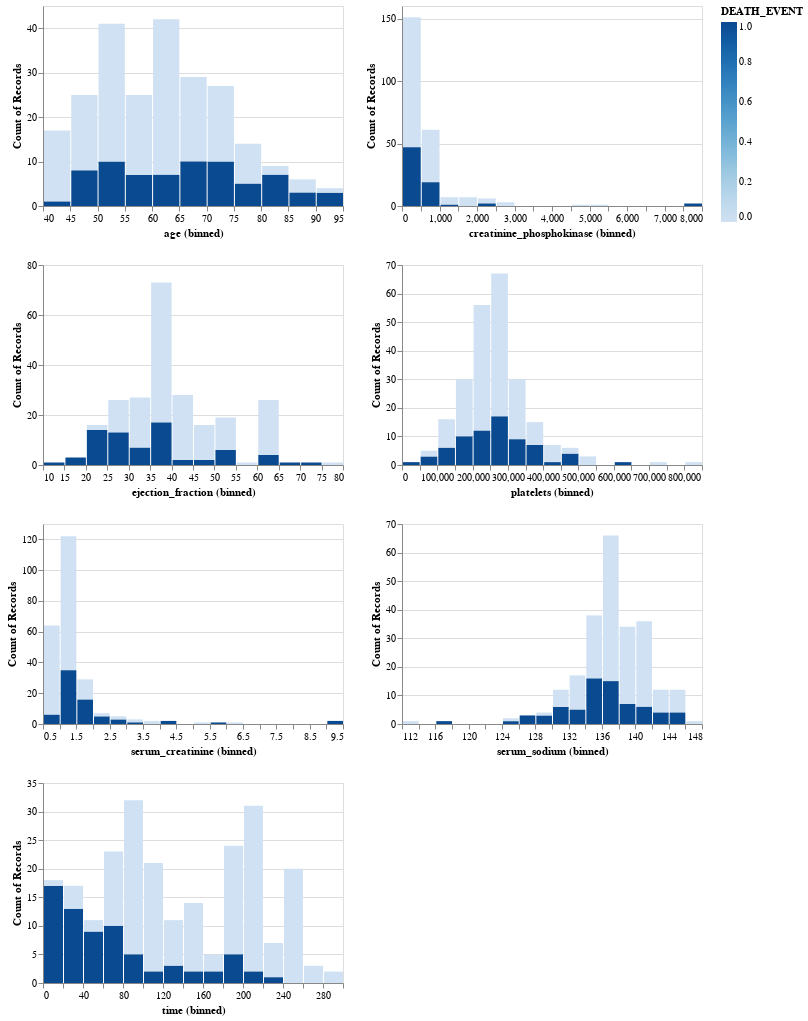

Notebook source saved alongside this figure:
### Code cell
numeric_cols=['age','creatinine_phosphokinase','ejection_fraction','platelets','serum_creatinine', 'serum_sodium','time']
plot = alt.Chart(train_df).mark_bar().encode(
     alt.X(alt.repeat(), type="quantitative", bin=alt.Bin(maxbins=20)),
     alt.Y("count()"),
     color ='DEATH_EVENT'
     ).properties(
    width=300,
    height=200).repeat(numeric_cols, columns = 2)

plot

### Figure 1 — Vega-Lite specification as saved in the notebook (floating-point values rounded to 4 significant figures; data arrays with more than 128 entries replaced by an {"elided": "..."} marker saying what was removed)
{"$schema": "https://vega.github.io/schema/vega-lite/v4.8.1.json", "columns": 2, "config": {"view": {"continuousHeight": 300, "continuousWidth": 400}}, "datasets": {"data-f0a7bf23bb71b5a304f321885f61676a": {"elided": "239 records"}}, "repeat": ["age", "creatinine_phosphokinase", "ejection_fraction", "platelets", "serum_creatinine", "serum_sodium", "time"], "spec": {"data": {"name": "data-f0a7bf23bb71b5a304f321885f61676a"}, "encoding": {"color": {"field": "DEATH_EVENT", "type": "quantitative"}, "x": {"bin": {"maxbins": 20}, "field": {"repeat": "repeat"}, "type": "quantitative"}, "y": {"aggregate": "count", "type": "quantitative"}}, "height": 200, "mark": "bar", "width": 300}}
